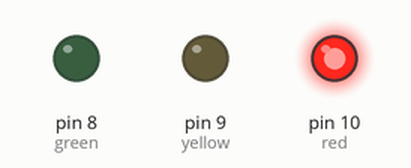
Recording of a sketch running on a simulated Arduino Uno, built with avr-gcc and run on an emulated ATmega328P. On the bench: output pins drawn as LEDs (lit = HIGH).

Above: at 0.5 s.
At 2.5 s:
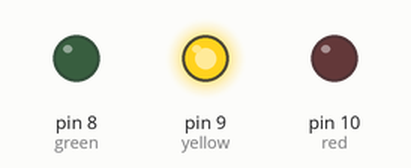
At 4.5 s:
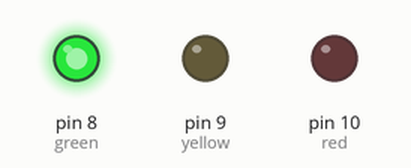
At 5.5 s:
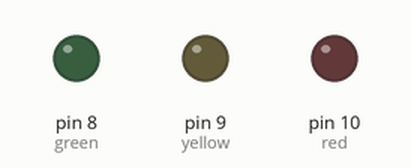
Timing chart, 0 to 7.8 s (numbered marks = the images above):
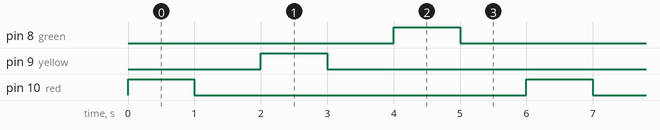

The sketch:

02-3LED.ino
```cpp
int red = 10;
int yellow = 9;
int green = 8;
int delaytime=1000;

void setup() {
  // 8, 9, 10핀을 출력핀으로 설정
  Serial.begin(9600);
  pinMode(red,OUTPUT);
  pinMode(yellow,OUTPUT);
  pinMode(green,OUTPUT);
}

void loop() {
  digitalWrite(red, HIGH);
  delay(delaytime);
  digitalWrite(red, LOW);
  delay(delaytime);

  digitalWrite(yellow, HIGH);
  delay(delaytime);
  digitalWrite(yellow, LOW);
  delay(delaytime);

  digitalWrite(green, HIGH);
  delay(delaytime);
  digitalWrite(green, LOW);
  delay(delaytime);
}
```

Measured:
- by itself, pin 8 (green), pin 9 (yellow), pin 10 (red): alternates HIGH for 1.0 s and LOW for 5.0 s
- by itself, everything shown: repeats every 6.0 s, in 6 steps
